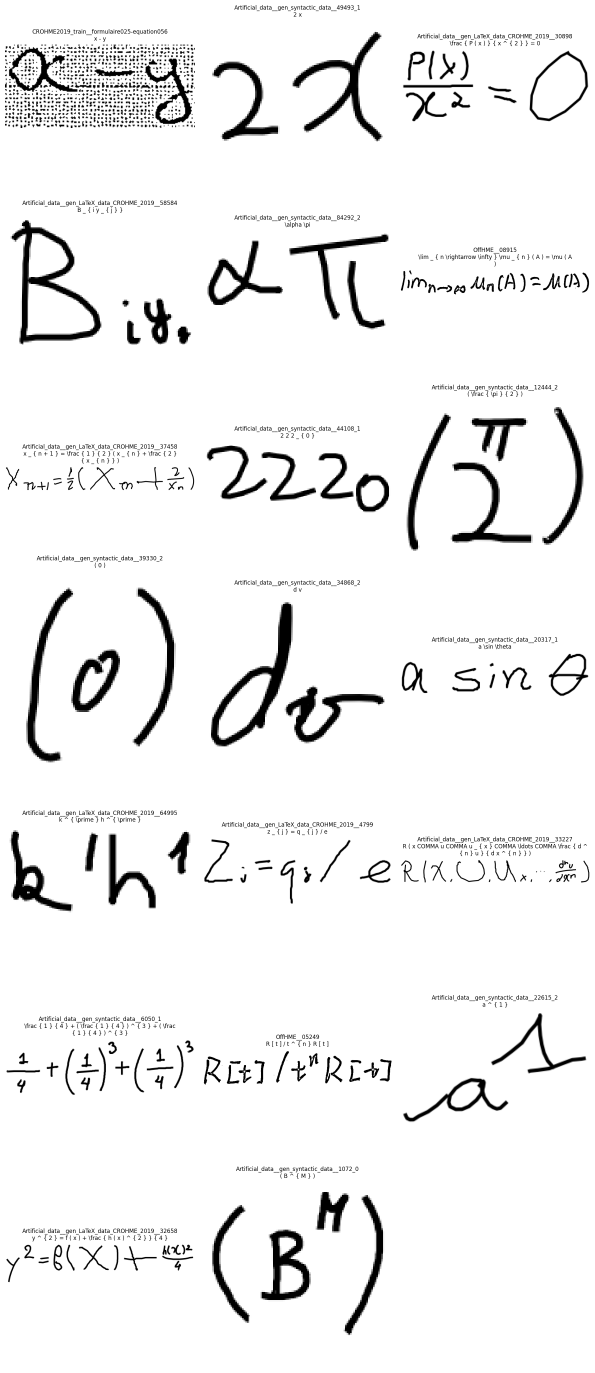
#> input picture sample_render.png, 1785 x 4118 px (shown at 1/3 size)
$ python -i image_crop.py   (imports and definitions only)
#> lines starting #> are read from the running program, lines starting #| are printed output that depends on the picture; after the words box and inside, x2 and y2 are one past the last pixel; in counts of white or black regions, pixels touching at a corner belong together
#> in export_comer_image, img is the input picture: PIL image 1785x4118 RGBA; mean R, G, B, A 240.3, 240.3, 240.3, 255
"""Crop equation images to ink content and remove blank margins."""

from __future__ import annotations

from pathlib import Path
from typing import Optional, Tuple

import cv2
import numpy as np
from PIL import Image

DEFAULT_MARGIN = 5
DEFAULT_BLOCK_SIZE = 31
DEFAULT_C = 15


def binarize_image(
    img: Image.Image,
    block_size: int = DEFAULT_BLOCK_SIZE,
    c: int = DEFAULT_C,
) -> Image.Image:
    """Adaptive binarization: black formula strokes, white background."""
#> called with block_size = 31, c = 15
    gray = np.array(img.convert("L"))
    if block_size % 2 == 0:
        block_size += 1
    binary = cv2.adaptiveThreshold(
        gray,
        255,
        cv2.ADAPTIVE_THRESH_GAUSSIAN_C,
        cv2.THRESH_BINARY,
        block_size,
        c,
    )
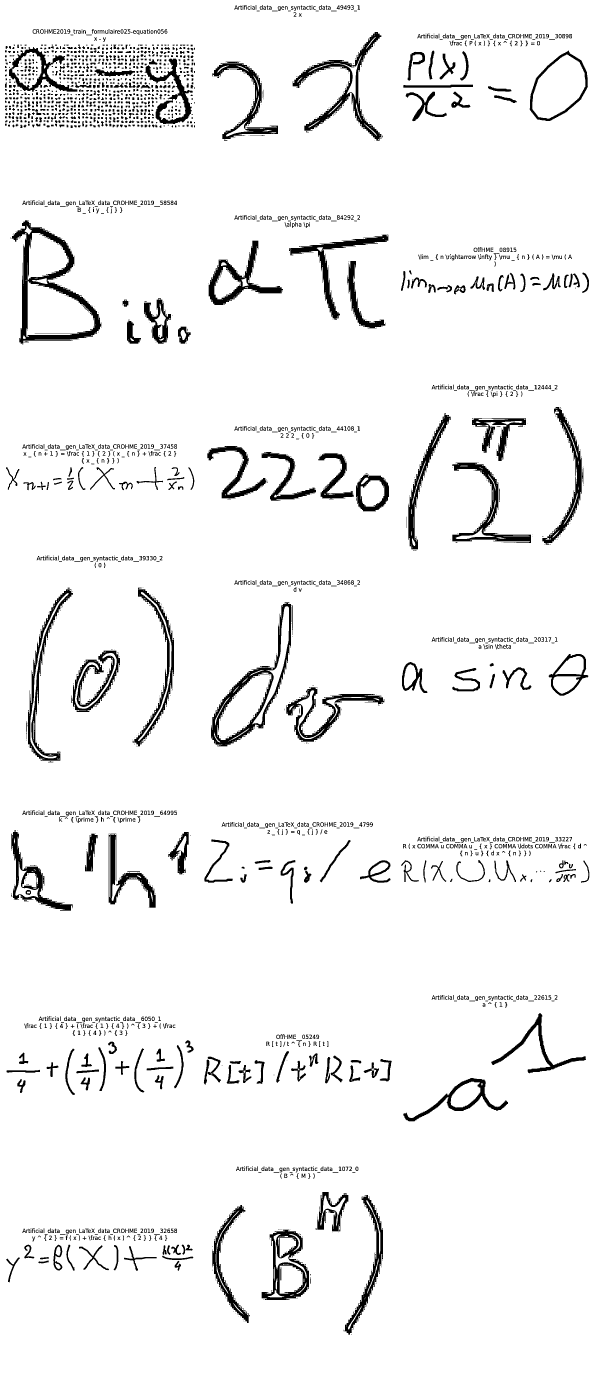
#> binary: shape (4118, 1785) (shown at 1/3 size); 94.6% white; 2766 black regions (812 under 20 px), largest, box (x1, y1, x2, y2) and area: (36, 661, 304, 1031) 19388, (633, 1807, 873, 2239) 13913, (878, 96, 1144, 422) 12842
    return Image.fromarray(binary, mode="L")


def equation_bbox(binary: Image.Image) -> Optional[Tuple[int, int, int, int]]:
    """Return the smallest box containing black (equation) pixels."""
    ink_mask = binary.point(lambda value: 255 if value == 0 else 0)
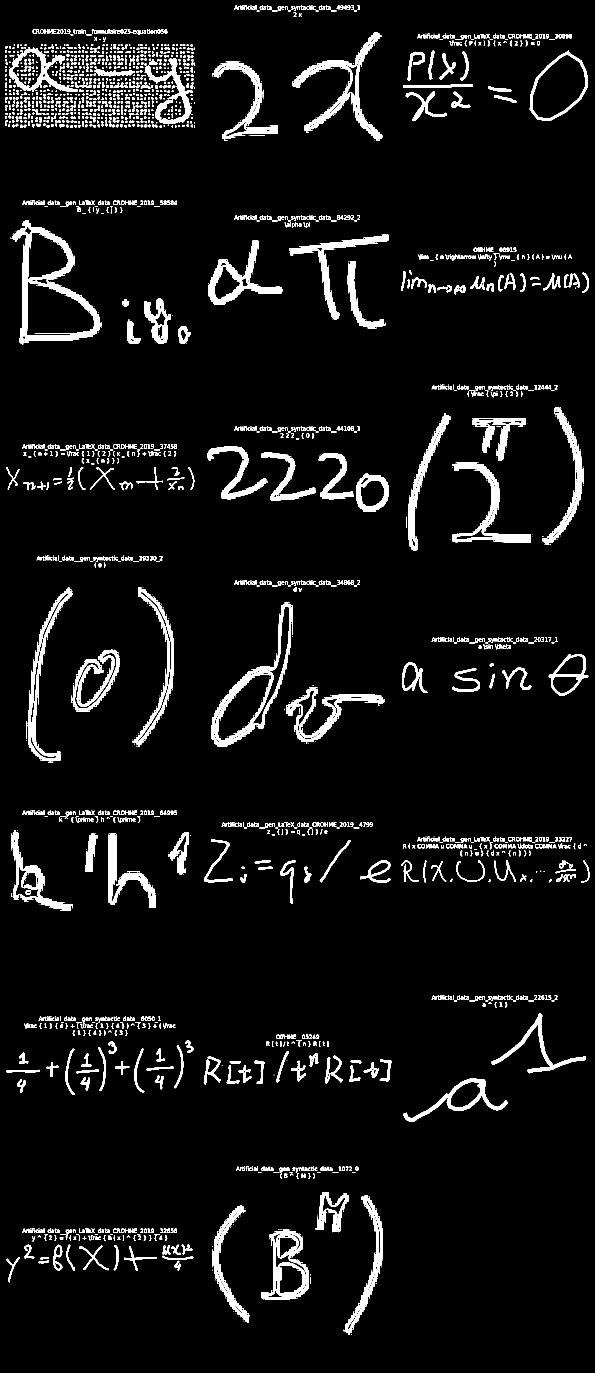
#> ink_mask: PIL image 1785x4118 L (shown at 1/3 size); 5.4% white; 2766 white regions (812 under 20 px), largest, box (x1, y1, x2, y2) and area: (36, 661, 304, 1031) 19388, (633, 1807, 873, 2239) 13913, (878, 96, 1144, 422) 12842
    return ink_mask.getbbox()


def to_comer_polarity(binary: Image.Image) -> Image.Image:
    """CoMER BMP convention: white strokes (255) on black background (0)."""
    return Image.fromarray(255 - np.array(binary), mode="L")


def binary_to_rgb(binary: Image.Image) -> Image.Image:
    """Convert black/white grayscale image to RGB (3 identical channels)."""
    return binary.convert("RGB")


def _save_binary(output_path: Path, binary: Image.Image) -> None:
    output_path.parent.mkdir(parents=True, exist_ok=True)
    binary_to_rgb(to_comer_polarity(binary)).save(output_path, format="PNG")


try:
    _LANCZOS = Image.Resampling.LANCZOS
except AttributeError:  # Pillow < 9.1
    _LANCZOS = Image.LANCZOS


# [18 lines left out: function scale_to_max_size, not called in this run]


def export_comer_image(
    input_path: Path,
    output_path: Path,
    margin: int = DEFAULT_MARGIN,
    block_size: int = DEFAULT_BLOCK_SIZE,
    c: int = DEFAULT_C,
    crop: bool = True,
    max_image_size: float = 0,
) -> Path:
    """Binarize source image and save in CoMER polarity (white ink on black)."""
    with Image.open(input_path) as img:
        binary = binarize_image(img.convert("RGB"), block_size=block_size, c=c)
        if crop:
            bbox = equation_bbox(binary)
#> bbox = (15, 15, 1768, 4004)
            if bbox is None:
                _save_binary(output_path, binary)
            else:
                left, top, right, bottom = bbox
#> left = 15; top = 15; right = 1768; bottom = 4004
                left = max(0, left - margin)
#> left = 10
                top = max(0, top - margin)
#> top = 10
                right = min(binary.width, right + margin)
#> right = 1773
                bottom = min(binary.height, bottom + margin)
#> bottom = 4009
                _save_binary(output_path, binary.crop((left, top, right, bottom)))
        else:
            _save_binary(output_path, binary)

    if max_image_size > 0:
        scale_to_max_size(output_path, max_image_size)
    return output_path


# [18 lines left out: function crop_to_content, not called in this run]

#> (the run stopped early here; a loop or call above may not have finished)
